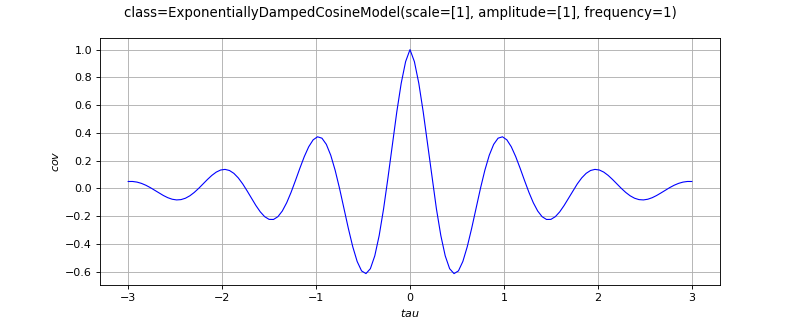

Write Python code to recreate this figure.
import openturns as ot
from matplotlib import pyplot as plt
from openturns.viewer import View
covarianceModel = ot.ExponentiallyDampedCosineModel()
if covarianceModel.getSpatialDimension() == 1:
    scale = covarianceModel.getScale()[0]
    if covarianceModel.isStationary():
        def f(x):
            return [covarianceModel(x)[0, 0]]
        func = ot.PythonFunction(1,1,f)
        func.setDescription(['$tau$', '$cov$'])
        cov_graph = func.draw(-3.0 * scale, 3.0 * scale, 129)
        fig = plt.figure(figsize=(10, 4))
        plt.suptitle(str(covarianceModel))
        cov_axis = fig.add_subplot(111)
        View(cov_graph, figure=fig, axes=[cov_axis], add_legend=False)
    else:
        def f(x):
            return [covarianceModel([x[0]], [x[1]])[0, 0]]
        func = ot.PythonFunction(2,1,f)
        func.setDescription(['$s$', '$t$', '$cov$'])
        cov_graph = func.draw([-3.0 * scale]*2, [3.0 * scale]*2, [129]*2)
        fig = plt.figure(figsize=(10, 4))
        plt.suptitle(str(covarianceModel))
        cov_axis = fig.add_subplot(111)
        View(cov_graph, figure=fig, axes=[cov_axis], add_legend=False)
